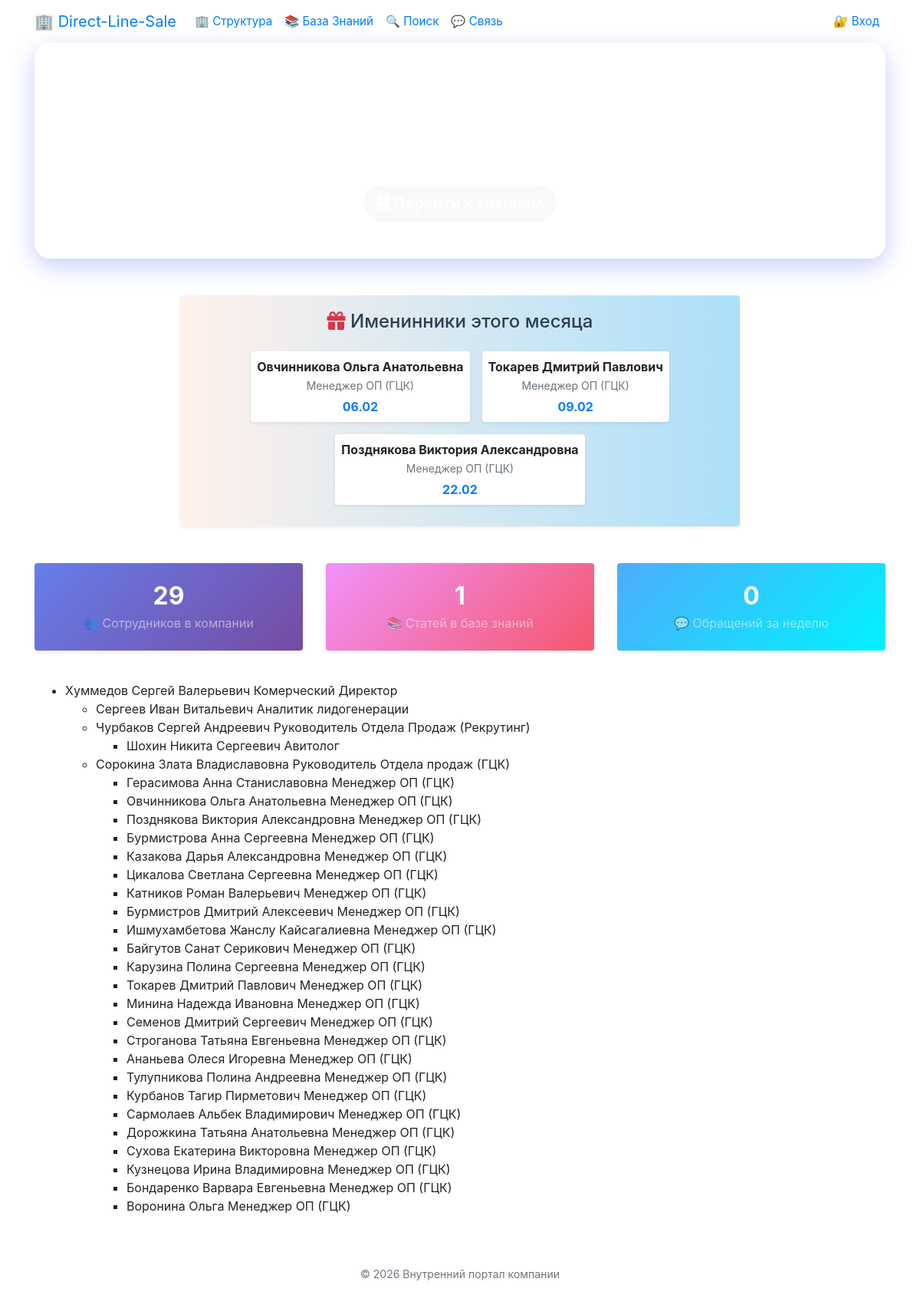
The page / on the database its author committed.
### app.py (models this page shows, shortened)
class Employee(db.Model):
    id = db.Column(db.Integer, primary_key=True)
    name = db.Column(db.String(100), nullable=False, index=True)
    position = db.Column(db.String(100), nullable=False, index=True)
    birthday = db.Column(db.Date, nullable=True)
    email = db.Column(db.String(120), nullable=True)  # Если добавили
    telegram = db.Column(db.String(50), nullable=True)  # Если добавили
    manager_id = db.Column(db.Integer, db.ForeignKey(
        'employee.id'), nullable=True, index=True)
    children = db.relationship('Employee', backref=db.backref(
        'parent', remote_side=[id]), lazy='joined')

### app.py (the view)
@app.route('/')
def home():
    roots = Employee.query.filter_by(manager_id=None).all()
    from datetime import timedelta
    stats = {
        'total_employees': Employee.query.count(),
        'total_articles': Article.query.count(),
        'recent_feedback': Feedback.query.filter(
            Feedback.created_at >= datetime.now() - timedelta(days=7)
        ).count()
    }
    today = datetime.today()
    current_month = today.month
    all_employees = Employee.query.filter(Employee.birthday.is_not(None)).all()
    birthdays_this_month = []
    for emp in all_employees:
        if emp.birthday.month == current_month:
            birthdays_this_month.append(emp)
    birthdays_this_month.sort(key=lambda x: x.birthday.day)
    return render_template('index.html', roots=roots, birthdays=birthdays_this_month, stats=stats)

### templates/index.html (shortened to what this page needs)
{% extends "base.html" %}
{% block content %}
<div class="row mb-5">
    <div class="col-12">
        <div class="p-5 text-center text-white rounded-3"
            style="background: var(--primary-gradient); border-radius: 20px; box-shadow: 0 10px 30px rgba(67, 97, 238, 0.3);">
            <h1 class="display-4 font-weight-bold" style="color: white;">Корпоративный Портал</h1>
            <p class="lead">Вся структура компании и база знаний в одном месте.</p>
            <a href="/wiki" class="btn btn-light btn-lg mt-3"
                style="border-radius: 30px; font-weight: bold; color: var(--primary-color);">
                <i class="fa fa-book"></i> Перейти к знаниям
            </a>
        </div>
    </div>
</div>
{% if birthdays %}
<div class="row justify-content-center mb-5">
    <div class="col-md-8">
        <div class="card border-0 shadow-sm" style="background: linear-gradient(to right, #fff1eb 0%, #ace0f9 100%);">
            <div class="card-body text-center">
                <h4 style="color: #2c3e50;"><i class="fa fa-gift text-danger"></i> Именинники этого месяца</h4>
                <div class="d-flex justify-content-center flex-wrap mt-3">
                    {% for b in birthdays %}
                    <div class="m-2 p-2 bg-white rounded shadow-sm" style="min-width: 200px;">
                        <span class="d-block font-weight-bold">{{ b.name }}</span>
                        <small class="text-muted">{{ b.position }}</small>
                        <div class="text-primary font-weight-bold mt-1">
                            {{ b.birthday.strftime('%d.%m') }}
                        </div>
                    </div>
                    {% endfor %}
                </div>
            </div>
        </div>
    </div>
</div>
{% endif %}
<div class="row mb-4">
    <div class="col-md-4 mb-3">
        <div class="card border-0 shadow-sm text-center"
            style="background: linear-gradient(135deg, #667eea 0%, #764ba2 100%);">
            <div class="card-body py-4">
                <h2 class="mb-1 font-weight-bold text-white">{{ stats.total_employees }}</h2>
                <p class="mb-0 text-white-50">👥 Сотрудников в компании</p>
            </div>
        </div>
    </div>
    <div class="col-md-4 mb-3">
        <div class="card border-0 shadow-sm text-center"
            style="background: linear-gradient(135deg, #f093fb 0%, #f5576c 100%);">
            <div class="card-body py-4">
                <h2 class="mb-1 font-weight-bold text-white">{{ stats.total_articles }}</h2>
                <p class="mb-0 text-white-50">📚 Статей в базе знаний</p>
            </div>
        </div>
    </div>
    <div class="col-md-4 mb-3">
        <div class="card border-0 shadow-sm text-center"
            style="background: linear-gradient(135deg, #4facfe 0%, #00f2fe 100%);">
            <div class="card-body py-4">
                <h2 class="mb-1 font-weight-bold text-white">{{ stats.recent_feedback }}</h2>
                <p class="mb-0 text-white-50">💬 Обращений за неделю</p>
            </div>
        </div>
    </div>
</div>
{% macro render_tree(employee) %}
<li>
    <div class="tree-card" data-employee-id="{{ employee.id }}" style="cursor: pointer;">
        <span class="name">{{ employee.name }}</span>
        <span class="pos">{{ employee.position }}</span>
    </div>
    {% if employee.children %}
    <ul class="{{ 'grid-view' if employee.children|length > 8 else '' }}">
        {% for child in employee.children %}
        {{ render_tree(child) }}
        {% endfor %}
    </ul>
    {% endif %}
</li>
{% endmacro %}
<div class="tree-container">
    <div class="tree">
        <ul>
            {% for root in roots %}
            {{ render_tree(root) }}
            {% else %}
            <div class="alert alert-warning">
                Сотрудники не найдены. <a href="/admin">Добавьте их в админке</a> (у самых главных оставьте поле
                Руководитель пустым).
            </div>
            {% endfor %}
        </ul>
    </div>
</div>
{% endblock %}

### rows shown on the page
Employee: name "Овчинникова Ольга Анатольевна", position "Менеджер ОП (ГЦК)", birthday "06.02"
Employee: name "Токарев Дмитрий Павлович", position "Менеджер ОП (ГЦК)", birthday "09.02"
Employee: name "Позднякова Виктория Александровна", position "Менеджер ОП (ГЦК)", birthday "22.02"
Employee: name "Хуммедов Сергей Валерьевич", position "Комерческий Директор"
Employee: name "Сергеев Иван Витальевич", position "Аналитик лидогенерации"
Employee: name "Чурбаков Сергей Андреевич", position "Руководитель Отдела Продаж (Рекрутинг)"
Employee: name "Шохин Никита Сергеевич", position "Авитолог"
Employee: name "Сорокина Злата Владиславовна", position "Руководитель Отдела продаж (ГЦК)"
Employee: name "Герасимова Анна Станиславовна", position "Менеджер ОП (ГЦК)"
Employee: name "Бурмистрова Анна Сергеевна", position "Менеджер ОП (ГЦК)"
Employee: name "Казакова Дарья Александровна", position "Менеджер ОП (ГЦК)"
Employee: name "Цикалова Светлана Сергеевна", position "Менеджер ОП (ГЦК)"
Employee: name "Катников Роман Валерьевич", position "Менеджер ОП (ГЦК)"
Employee: name "Бурмистров Дмитрий Алексеевич", position "Менеджер ОП (ГЦК)"
Employee: name "Ишмухамбетова Жанслу Кайсагалиевна", position "Менеджер ОП (ГЦК)"
Employee: name "Байгутов Санат Серикович", position "Менеджер ОП (ГЦК)"
Employee: name "Карузина Полина Сергеевна", position "Менеджер ОП (ГЦК)"
Employee: name "Минина Надежда Ивановна", position "Менеджер ОП (ГЦК)"
Employee: name "Семенов Дмитрий Сергеевич", position "Менеджер ОП (ГЦК)"
Employee: name "Строганова Татьяна Евгеньевна", position "Менеджер ОП (ГЦК)"
Employee: name "Ананьева Олеся Игоревна", position "Менеджер ОП (ГЦК)"
Employee: name "Тулупникова Полина Андреевна", position "Менеджер ОП (ГЦК)"
Employee: name "Курбанов Тагир Пирметович", position "Менеджер ОП (ГЦК)"
Employee: name "Сармолаев Альбек Владимирович", position "Менеджер ОП (ГЦК)"
Employee: name "Дорожкина Татьяна Анатольевна", position "Менеджер ОП (ГЦК)"
Employee: name "Сухова Екатерина Викторовна", position "Менеджер ОП (ГЦК)"
Employee: name "Кузнецова Ирина Владимировна", position "Менеджер ОП (ГЦК)"
Employee: name "Бондаренко Варвара Евгеньевна", position "Менеджер ОП (ГЦК)"
Employee: name "Воронина Ольга", position "Менеджер ОП (ГЦК)"

### other values the page prints
{{ stats.total_employees }} "29"
{{ stats.total_articles }} "1"
{{ stats.recent_feedback }} "0"
